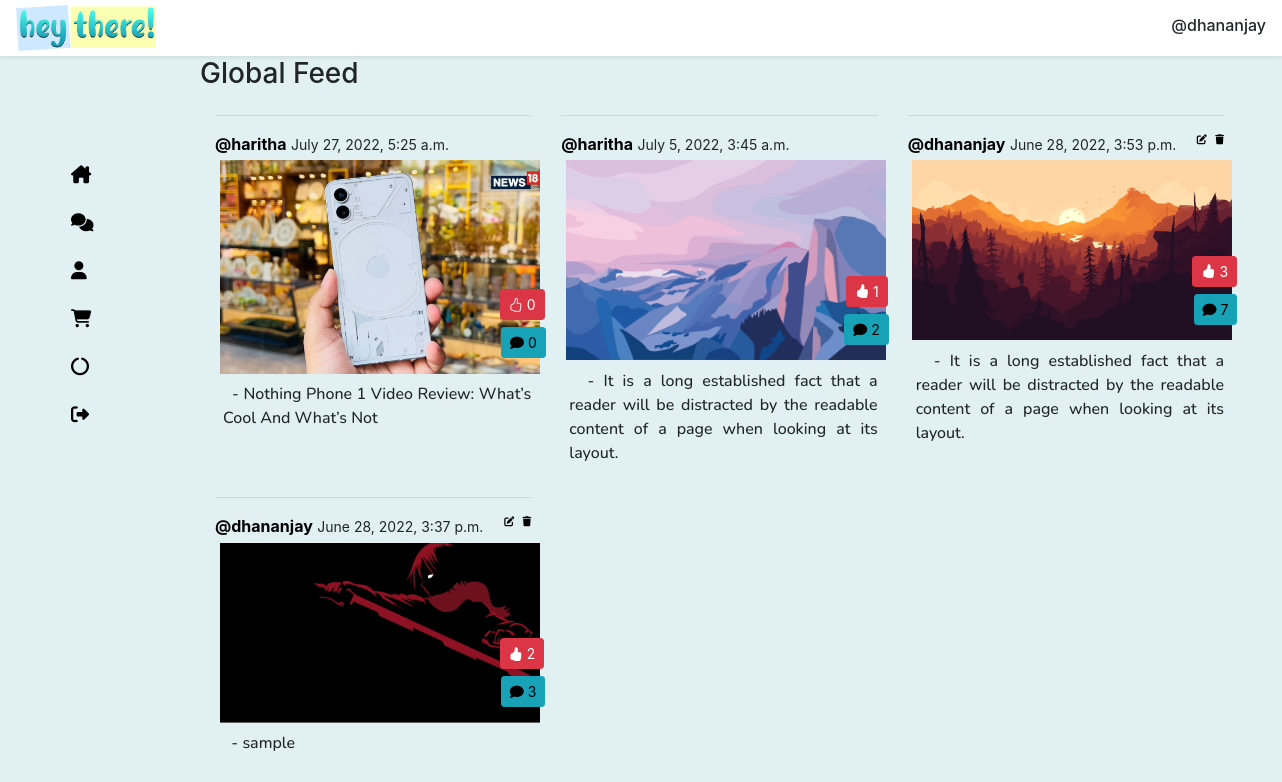
The page /globalpage/ (signed in) on the database its author committed.
### basic/models.py (models this page shows, shortened)
class Post(models.Model):
    creator = models.ForeignKey(UserRegister, on_delete=models.CASCADE, null=True, related_name='creator')
    caption = models.TextField(max_length=500, null=True, blank=True)
    image = models.ImageField(null=True, blank=True)
    local_visibility = models.BooleanField(default=True, null=True, blank=True)
    global_visibility = models.BooleanField(default=False, null=True, blank=True)
    date_create = models.DateTimeField(auto_now_add=True, null=True)
    date_update = models.DateTimeField(auto_now=True, null=True)
    likes = models.ManyToManyField(User, related_name='liked', null=True, blank=True)
    commets = models.ManyToManyField(User, related_name='commented', null=True, blank=True)
    circle = models.ForeignKey(Circle, on_delete=models.CASCADE, related_name='circle', null=True, blank=True)
    class Meta:
        ordering = ['-date_create']

class UserRegister(models.Model):
    user = models.OneToOneField(User, null=True, on_delete=models.CASCADE)
    username = models.CharField(max_length=100, null=True)
    fname = models.CharField(max_length=100, null=True, blank=True)
    lname = models.CharField(max_length=100, null=True, blank=True)
    neighbourhood = models.CharField(max_length=100, null=True, blank=True)
    email = models.EmailField(null=True, blank=True)
    phonenumber = PhoneField(null=True, blank=True, help_text='Contact phone number')
    GENDER_CHOICES = (
        ('M', 'Male'),
        ('F', 'Female'),
        ('O', 'Other'),
    )
    gender = models.CharField(max_length=1, choices=GENDER_CHOICES, null=True, blank=True)
    bio = models.CharField(max_length=50, null=True, blank=True)
    date_create = models.DateTimeField(auto_now_add=True, null=True)
    dob = models.DateField(max_length=8, null=True, blank=True)
    age = models.IntegerField(null=True, blank=True)
    image = models.ImageField(null=True, blank=True)
    friends =  models.ManyToManyField('self', related_name='friends', blank=True)
    def __str__(self):
        return self.username

### basic/views.py (the view)
# urls.py: path('globalpage/', views.globalPostPage, name='globalpage'),
@login_required(login_url='login')
def globalPostPage(request):
    post = Post.objects.filter(global_visibility=True)
    context = {
        'post':post,
    }
    return render(request, 'global/globalpostpage.html', context)

### basic/templates/global/globalpostpage.html
{% extends 'basic/main.html' %}
{% load static %}
{% block content %}
<div class="row home-container container" >
    <div class="col col-lg-2 col-sm-12">
        {% include 'basic/sidebar.html' %}
    </div>
    <div class="col col-lg-10 col-sm-12">
        {% include 'global/globalpost.html' %}
    </div>
</div>
{% endblock content %}

### basic/templates/basic/main.html (shortened to what this page needs)
<!DOCTYPE html>
{% load static %}
<html lang="en">
<head>
    <link rel="stylesheet" href="https://cdn.jsdelivr.net/npm/bootstrap@4.6.1/dist/css/bootstrap.min.css">
    <link rel="stylesheet" type="" href="{% static 'css/main.css' %}">
    <link rel="stylesheet" type="" href="{% static 'css/profile.css' %}">
    <link rel="stylesheet" type="" href="{% static 'css/circle.css' %}">
    <link rel="stylesheet" href="https://use.fontawesome.com/releases/v5.8.1/css/all.css">
    <link rel="stylesheet" href="https://cdnjs.cloudflare.com/ajax/libs/font-awesome/6.1.1/css/all.min.css">
    <link rel="stylesheet" href="https://cdn.jsdelivr.net/npm/bootstrap-icons@1.8.3/font/bootstrap-icons.css">
</head>
<body class="">
    <div class="navigation-top shadow-sm">
        <a href="{% url 'home' %}"><img src="{% static 'images/hero/logo-1.1.png' %}" width="140rem" style="margin-left: 1rem; margin-top: -0.2rem;" alt=""></a>
        <h6 style="">@{{request.user}}</h6>
    </div>
    <br>
    {% block content %}
    {% endblock content %}
</body>
</html>

### basic/templates/global/globalpost.html (shortened to what this page needs)
<div class="global-page"  style="margin-right: -9rem;" >
    <h3>Global Feed</h3>
    {% for i in post %}
    {% if forloop.first %}
    <div class="row mx-auto">
    {% endif %}
        <div class="col-lg-4 col-md-4 col-12">
            <div>
                <hr>
                {% if request.user.username == i.creator|safe %}
                <div style="float: right; font-size: x-small;">
                    <a href="{% url 'update-post' i.id %}"><i class="fa-solid fa-pen-to-square"></i></a>
                    <a class="trash" href="{% url 'delete-post' i.id %}"><i class="fa-solid fa-trash"></i></a>
                </div>
                {% endif %}
                <b><span><a href="/peopleprofile/{{i.creator}}">@{{i.creator}}</a></span></b>&nbsp;<small>{{i.date_create}}</small>
                <br>
                <a href="{% url 'previewpost' i.id %}"><img class="global-page-img" src="{{i.image.url}}" alt=""></a>
            </div>
            <div>
                <form class="global-page-post-like" action="{% url 'like-post' %}" method="post">
                    {% if request.user not in i.likes.all %}
                        <button type="submit" class="btn btn-danger btn-sm" id="rotate">
                            <i class="bi bi-hand-thumbs-up"></i> {{i.likes.all.count}}</button>
                    {% else %}
                        <button type="submit" class="btn btn-danger btn-sm" id="rotate">
                            <i class="bi bi-hand-thumbs-up-fill"></i> {{i.likes.all.count}}</button>
                    {% endif %}
                    <a id="" class="btn btn-info btn-sm global-page-post-comment"  href="{% url 'previewpost' i.id %}">
                        <i class="fa-solid fa-comment"></i> {{i.comments.all.count}}</a>
                </form>
            </div>
                <p class="global-post-caption" > &nbsp; - {{i.caption}}</p>
        </div>
    {% if forloop.counter|divisibleby:3 %}
    </div> <div class="row mx-auto">{% endif %} {% if forloop.last %}</div> {% endif %}
    {% endfor %}
</div>

### static/css/main.css (style rules this page uses)
body { background-color: #e1f0f2; }
p { font-family: 'Nunito', sans-serif; font-weight: 500; }
a:link { text-decoration: none!important; color: black; }
a { color: rgb(0, 0, 0); }
.global-page-post-like { margin-left: 17.8rem; margin-top: -8rem; width: 5rem !important; }
.global-page-post-comment { margin-left: -3rem; margin-top: 4.8rem; }
.navigation-top { position: fixed; z-index: 9; background-color: rgb(255, 255, 255); width: 100%; height: 3.5rem; padding-top: 0.5rem; }
.navigation-top h6 { float:right; margin-right: 1rem; padding-top: 0.5rem; }
.global-page-img { width:20rem; margin: .3rem; }
.global-post-caption { margin-top:1.5rem; margin-left: 0.5rem; text-align: justify; }

### rows shown on the page
Post: creator "haritha", date_create "July 27, 2022, 5:25 a.m.", image (picture), likes.all.count "0", comments.all.count "0", caption "Nothing Phone 1 Video Review: What’s Cool And What’s Not"
Post: creator "haritha", date_create "July 5, 2022, 3:45 a.m.", image (picture), likes.all.count "1", comments.all.count "2", caption "It is a long established fact that a reader will be distracted by the readable content of a page when looking at its layout."
Post: creator "dhananjay", date_create "June 28, 2022, 3:53 p.m.", image (picture), likes.all.count "3", comments.all.count "7", caption "It is a long established fact that a reader will be distracted by the readable content of a page when looking at its layout."
Post: creator "dhananjay", date_create "June 28, 2022, 3:37 p.m.", image (picture), likes.all.count "2", comments.all.count "3", caption "sample"

### other values the page prints
{{ request.user }} "dhananjay"
